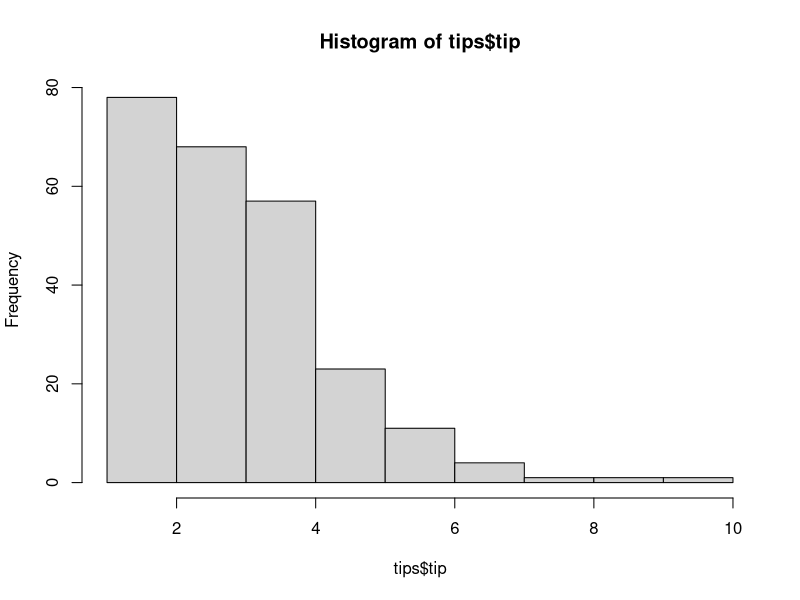

Here is the R script that generated this plot:
data(tips, package='reshape2')
head(tips)

mean(tips$tip)

t.test(tips$tip, mu=3.00, alternative='two.sided')
hist(tips$tip)

library(dplyr)
tips %>% 
    group_by(sex) %>% 
    summarize(AvgTip=mean(tip))

t.test(tip ~ sex, data=tips)
